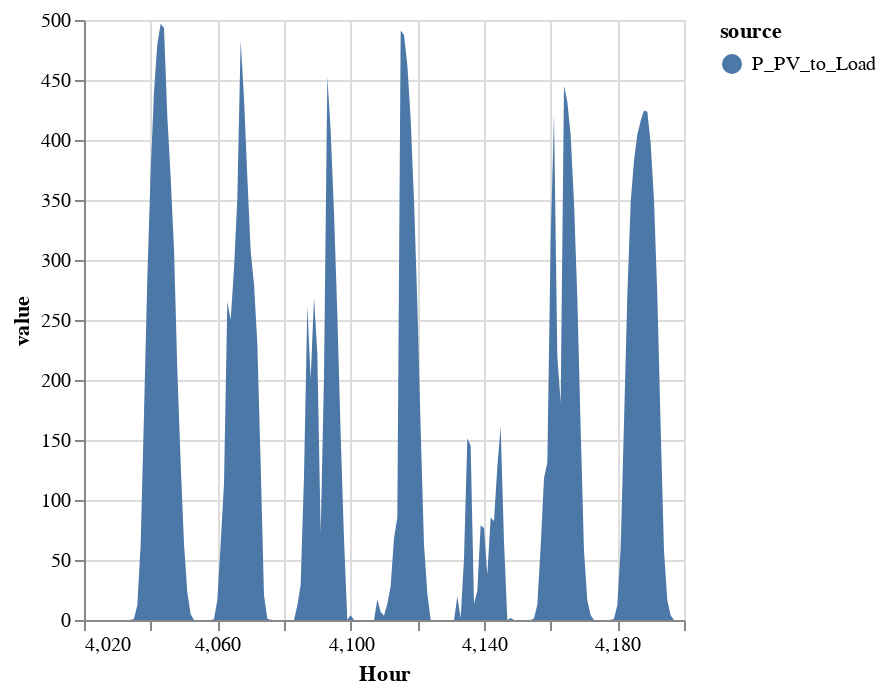

The notebook cell saved with this chart:
### Code cell
# Select only the columns of interest
columns_of_interest = ['Hour','P_PV_to_Load','P_PV_to_Grid','P_PV_to_BESS','P_PV_curtailment','P_BESS_to_Load','P_Grid_to_Load']
subset_data_2= profile[columns_of_interest]
subset_data_2= subset_data_2.fillna(0)  

# Melt the DataFrame to long format
melted_data = subset_data_2.melt(id_vars=['Hour'], var_name='source', value_name='value')

alt.Chart(melted_data[4030:4201]).mark_area().encode(
    x= alt.X('Hour'),
    y= alt.Y(
        'value:Q', stack= 'zero'
    ),
    color= alt.Color(
        'source:N'
    )
)

### Figure 1 — Vega-Lite specification as saved in the notebook (floating-point values rounded to 4 significant figures; data arrays with more than 128 entries replaced by an {"elided": "..."} marker saying what was removed)
{"config": {"view": {"continuousWidth": 300, "continuousHeight": 300}}, "data": {"name": "data-68a3cfd9c2f8bd3696ac97b1702131e7"}, "mark": {"type": "area"}, "encoding": {"color": {"field": "source", "type": "nominal"}, "x": {"field": "Hour", "type": "quantitative"}, "y": {"field": "value", "stack": "zero", "type": "quantitative"}}, "$schema": "https://vega.github.io/schema/vega-lite/v5.20.1.json", "datasets": {"data-68a3cfd9c2f8bd3696ac97b1702131e7": {"elided": "171 records"}}}
